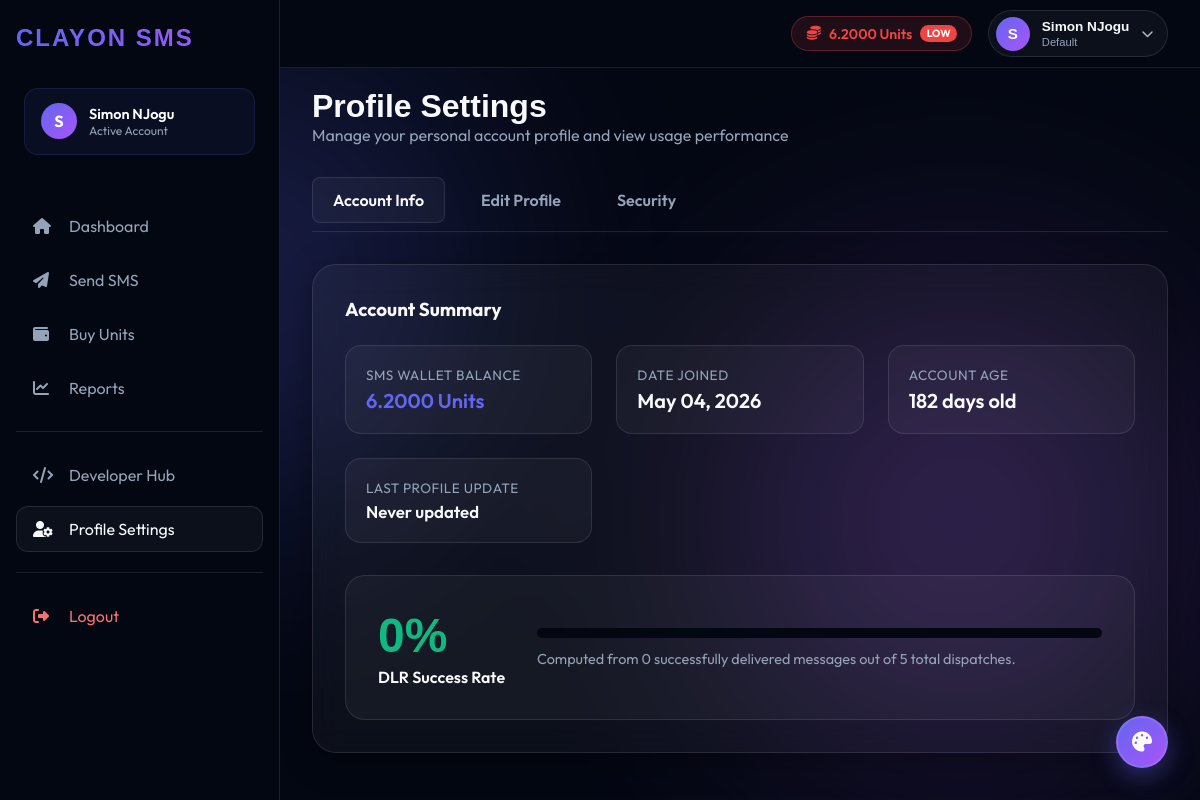
The app's page /profile.php (signed in) with its own data.
### tables this page shows
CREATE TABLE `clients` (
  `id` int(11) NOT NULL,
  `name` varchar(100) NOT NULL,
  `email` varchar(100) NOT NULL,
  `phone` varchar(20) NOT NULL,
  `password_hash` varchar(255) NOT NULL,
  `plan_id` int(11) DEFAULT NULL,
  `status` enum('active','suspended','pending') DEFAULT 'active',
  `created_at` timestamp NOT NULL DEFAULT current_timestamp()
);

CREATE TABLE `wallet_accounts` (
  `client_id` int(11) NOT NULL,
  `balance_units` decimal(15,4) DEFAULT 0.0000,
  `reserved_units` decimal(15,4) DEFAULT 0.0000,
  `updated_at` timestamp NOT NULL DEFAULT current_timestamp() ON UPDATE current_timestamp()
);

CREATE TABLE `pricing_plans` (
  `id` int(11) NOT NULL,
  `plan_name` varchar(50) NOT NULL,
  `provider_markup_type` enum('percentage','fixed') DEFAULT 'percentage',
  `markup_value` decimal(10,4) NOT NULL,
  `min_topup` decimal(10,2) DEFAULT 0.00,
  `status` enum('active','inactive') DEFAULT 'active',
  `created_at` timestamp NOT NULL DEFAULT current_timestamp()
);

### profile.php (the view, shortened to what this page needs)
<?php
$db = getClayonDb();
$clientId = $_SESSION['CLAYON_CLIENT_ID'];
$stmt = $db->prepare("
    SELECT c.*, p.plan_name, w.balance_units
    FROM clients c
    LEFT JOIN pricing_plans p ON c.plan_id = p.id
    LEFT JOIN wallet_accounts w ON c.id = w.client_id
    WHERE c.id = ? LIMIT 1
");
$stmt->execute([$clientId]);
$client = $stmt->fetch(PDO::FETCH_ASSOC);
$createdAt = strtotime($client['created_at']);
$ageDays = floor((time() - $createdAt) / 86400);
$ageText = ($ageDays < 1) ? "Joined today" : $ageDays . " days old";
$stmt = $db->prepare("
    SELECT created_at FROM audit_logs
    WHERE actor_type = 'client' AND actor_id = ? AND action = 'profile_update'
    ORDER BY created_at DESC LIMIT 1
");
$stmt->execute([$clientId]);
$lastUpdateRow = $stmt->fetch();
$lastUpdateText = $lastUpdateRow ? date('M d, Y H:i', strtotime($lastUpdateRow['created_at'])) : 'Never updated';
$stmt = $db->prepare("SELECT COUNT(*) FROM sms_requests WHERE client_id = ?");
$stmt->execute([$clientId]);
$totalSms = (int)$stmt->fetchColumn();
$stmt = $db->prepare("SELECT COUNT(*) FROM sms_requests WHERE client_id = ? AND delivery_status = 'delivered'");
$stmt->execute([$clientId]);
$deliveredSms = (int)$stmt->fetchColumn();
$deliveryRate = $totalSms > 0 ? round(($deliveredSms / $totalSms) * 100, 1) : 100.0;
?>
<!DOCTYPE html>
<html lang="en">
<head>
    <link href="https://api.fontshare.com/v2/css?f[]=clash-display@500,600,700&display=swap" rel="stylesheet">
    <link rel="stylesheet" href="https://cdnjs.cloudflare.com/ajax/libs/font-awesome/6.4.0/css/all.min.css">
    <link rel="stylesheet" href="assets/css/style.css">
</head>
<body>
    <div class="aurora">
        <div class="blob blob-1"></div>
        <div class="blob blob-2"></div>
    </div>
    <?php include 'includes/header.php'; ?>
    <?php include 'includes/sidebar.php'; ?>
    <?php include 'includes/theme-center.php'; ?>
    <main class="main-content" style="display:block; visibility:visible; opacity:1;">
        <div class="main-content-body-shell">
        <header style="margin-bottom: 2rem;">
            <h1 style="font-family: var(--font-display); color: var(--text-primary);">Profile Settings</h1>
            <p style="color: var(--text-muted);">Manage your personal account profile and view usage performance</p>
        </header>
        <div class="tabs-header">
            <button class="tab-btn active" onclick="switchTab('info-tab', event)">Account Info</button>
            <button class="tab-btn" onclick="switchTab('profile-tab', event)">Edit Profile</button>
            <button class="tab-btn" onclick="switchTab('security-tab', event)">Security</button>
        </div>
        <div id="info-tab" class="tab-content active">
            <div class="glass-card">
                <h3 style="color: var(--text-primary);">Account Summary</h3>
                <div class="info-grid">
                    <div class="info-card">
                        <span class="info-card-label">SMS Wallet Balance</span>
                        <span class="info-card-value" style="color: var(--primary);"><?php echo number_format($client['balance_units'], 4); ?> Units</span>
                    </div>
                    <div class="info-card">
                        <span class="info-card-label">Date Joined</span>
                        <span class="info-card-value"><?php echo date('M d, Y', $createdAt); ?></span>
                    </div>
                    <div class="info-card">
                        <span class="info-card-label">Account Age</span>
                        <span class="info-card-value"><?php echo $ageText; ?></span>
                    </div>
                    <div class="info-card">
                        <span class="info-card-label">Last Profile Update</span>
                        <span class="info-card-value" style="font-size: 1.05rem;"><?php echo $lastUpdateText; ?></span>
                    </div>
                </div>
                <div class="performance-section">
                    <div>
                        <div class="performance-percentage"><?php echo $deliveryRate; ?>%</div>
                        <div style="font-weight: 600; color: var(--text-primary); margin-top: 0.25rem;">DLR Success Rate</div>
                    </div>
                    <div style="flex: 1; min-width: 250px;">
                        <div style="height: 10px; width: 100%; background: var(--bg-main); border-radius: 5px; overflow: hidden;">
                        </div>
                        <p style="margin-top: 0.75rem; font-size: 0.9rem; color: var(--text-muted);">
                            Computed from <?php echo number_format($deliveredSms); ?> successfully delivered messages out of <?php echo number_format($totalSms); ?> total dispatches.
                        </p>
                    </div>
                </div>
            </div>
        </div>
        </div>
    </main>
</body>
</html>

### includes/header.php (shortened to what this page needs)
<?php
$headerClientId = $_SESSION['CLAYON_CLIENT_ID'] ?? null;
$headerClientName = $_SESSION['CLAYON_CLIENT_NAME'] ?? 'Guest';
$headerInitial = strtoupper(substr($headerClientName, 0, 1));
$headerUnits = 0.0000;
$headerPlanName = 'Default Plan';
if ($headerClientId) {
    try {
        $headerDb = getClayonDb();
        $hStmt = $headerDb->prepare("
            SELECT c.*, p.plan_name, w.balance_units
            FROM clients c
            LEFT JOIN pricing_plans p ON c.plan_id = p.id
            LEFT JOIN wallet_accounts w ON c.id = w.client_id
            WHERE c.id = ? LIMIT 1
        ");
        $hStmt->execute([$headerClientId]);
        $hClient = $hStmt->fetch(PDO::FETCH_ASSOC);
        if ($hClient) {
            $headerUnits = (float)($hClient['balance_units'] ?? 0);
            $headerPlanName = $hClient['plan_name'] ?? 'Default Plan';
        }
    } catch (Exception $e) {
        error_log("Header DB Error: " . $e->getMessage());
    }
}
?>
<header class="saas-top-header">
    <div class="header-right">
        <a href="buy.php" class="header-units-badge <?php echo $headerUnits < 10 ? 'low-balance' : ''; ?>" title="Click to Refill Units">
            <i class="fas fa-coins"></i>
            <span><?php echo number_format($headerUnits, 4); ?> Units</span>
            <?php if ($headerUnits < 10): ?>
                <span class="low-tag">Low</span>
            <?php endif; ?>
        </a>
        <button class="header-profile-btn" onclick="openProfileModal()" title="View Account Profile">
            <div class="avatar-circle"><?php echo htmlspecialchars($headerInitial); ?></div>
            <div class="profile-info-text">
                <span class="profile-name"><?php echo htmlspecialchars($headerClientName); ?></span>
                <span class="profile-plan"><?php echo htmlspecialchars($headerPlanName); ?></span>
            </div>
            <i class="fas fa-chevron-down" style="font-size: 0.75rem; opacity: 0.7;"></i>
        </button>
    </div>
</header>

### assets/css/style.css (style rules this page uses)
:root { --primary: #6366f1; --primary-glow: rgba(99, 102, 241, 0.5); --secondary: #a855f7; --bg-main: #030712; --glass-border: rgba(255, 255, 255, 0.1); --font-display: 'Clash Display', sans-serif; --font-body: 'Outfit', sans-serif; --text-primary: #f8fafc; --text-muted: #94a3b8; --text-number: #f0f9ff; --border: #334155; --border-light: rgba(255, 255, 255, 0.1); --card-bg: rgba(255, 255, 255, 0.04); --card-hover: rgba(255, 255, 255, 0.08); --divider: rgba(255, 255, 255, 0.05); --accent-success: #10b981; --accent-warning: #f59e0b; --accent-error: #ef4444; --chart-1: #6366f1; --chart-2: #a855f7; --chart-3: #06b6d4; --glass-bg: var(--card-bg); --text-main: var(--text-primary); }
* { box-sizing: border-box; margin: 0; padding: 0; }
body { background-color: var(--bg-main); color: var(--text-primary); font-family: var(--font-body); overflow-x: hidden; min-height: 100vh; }
.aurora { position: fixed; top: 0; left: 0; width: 100%; height: 100%; z-index: -1; overflow: hidden; background: var(--bg-main); }
.blob { position: absolute; width: 60vw; height: 60vw; filter: blur(100px); opacity: 0.3; border-radius: 50%; animation: move 20s infinite alternate ease-in-out; }
.blob-1 { background: radial-gradient(circle, var(--primary), transparent 70%); top: -10%; left: -10%; }
.blob-2 { background: radial-gradient(circle, var(--secondary), transparent 70%); bottom: -10%; right: -10%; animation-delay: -10s; }
.glass-card { background: var(--glass-bg); backdrop-filter: blur(16px); -webkit-backdrop-filter: blur(16px); border: 1px solid var(--glass-border); border-radius: 24px; padding: 2rem; box-shadow: 0 8px 32px 0 rgba(0, 0, 0, 0.37); height: 100%; width: 100%; box-sizing: border-box; }
.tabs-header { flex-wrap: wrap; }
.main-content { display: block !important; visibility: visible !important; opacity: 1 !important; margin-left: 0; padding: 5.5rem 1.25rem 2rem 1.25rem; width: 100%; min-height: 100vh; position: relative; z-index: 20; overflow: visible; background: transparent; clear: both; float: none; }
.main-content > * { position: relative; z-index: 2; }
.main-content-body-shell { display: block; width: 100%; min-height: 60vh; position: relative; z-index: 21; background: transparent; }
.auth-container, .auth-card, .package-presets, .stat-grid, .info-grid, .period-selector, .tab-nav, .table-container, .report-table, .modal-card { width: 100%; }
.stat-grid, .info-grid { display: grid; grid-template-columns: repeat(auto-fit, minmax(220px, 1fr)); gap: 1.25rem; }
.form-row, .performance-section, .package-presets, .modal-quick-actions { display: grid; grid-template-columns: repeat(auto-fit, minmax(220px, 1fr)); gap: 0.75rem; }
@media (min-width: 1025px) { .saas-top-header { left: 280px; padding: 0 2rem; } }
@media (min-width: 1025px) { .main-content { margin-left: 280px; width: calc(100% - 280px); padding: 5.5rem 2rem 2rem 2rem; } }
body, .glass-card, .sidebar, .saas-top-header, .nav-item, .stat-card, .card, [class*="card"], [class*="badge"], [class*="pill"] { transition: background-color 0.3s ease, color 0.3s ease, border-color 0.3s ease, box-shadow 0.3s ease !important; }
.sidebar, .main-content, .saas-top-header { transition: background-color 0.3s ease, border-color 0.3s ease, transform 0.3s cubic-bezier(0.4, 0, 0.2, 1) !important; }

### records on screen
clients: wallet_accounts.balance_units "6.2000", pricing_plans.plan_name "Default", created_at "May 04, 2026", created_at "182 days old"

### other values on screen
$headerInitial "S"
$headerClientName "Simon NJogu"
$sessionInitial "S"
$sessionName "Simon NJogu"
$lastUpdateText "Never updated"
$deliveryRate "0"
$deliveredSms "0"
$totalSms "5"
